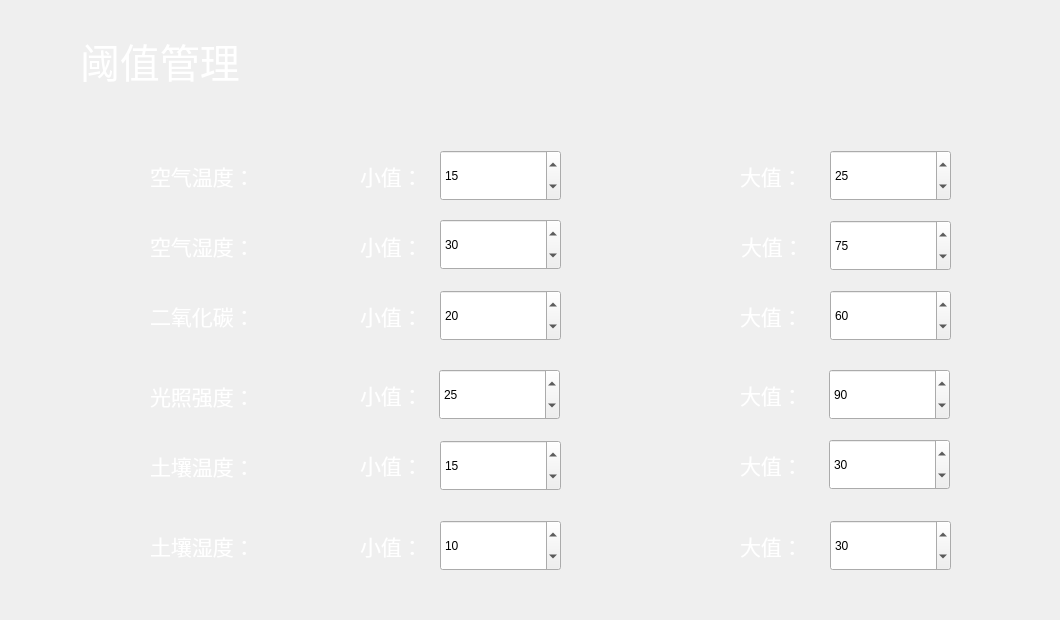
   <widget class="QWidget" name="tab_4">
    <attribute name="title">
     <string>阈值管理</string>
    </attribute>
    <widget class="QLabel" name="label_39">
     <property name="geometry">
      <rect>
       <x>150</x>
       <y>150</y>
       <width>111</width>
       <height>51</height>
      </rect>
     </property>
     <property name="font">
      <font>
       <family>Arial</family>
       <pointsize>16</pointsize>
       <weight>50</weight>
       <italic>false</italic>
       <bold>false</bold>
      </font>
     </property>
     <property name="styleSheet">
      <string notr="true">color: rgb(255, 255, 255);

</string>
     </property>
     <property name="text">
      <string>空气温度：</string>
     </property>
    </widget>
    <widget class="QLabel" name="label_59">
     <property name="geometry">
      <rect>
       <x>360</x>
       <y>520</y>
       <width>71</width>
       <height>51</height>
      </rect>
     </property>
     <property name="font">
      <font>
       <family>Arial</family>
       <pointsize>16</pointsize>
       <weight>50</weight>
       <italic>false</italic>
       <bold>false</bold>
      </font>
     </property>
     <property name="styleSheet">
      <string notr="true">color: rgb(255, 255, 255);</string>
     </property>
     <property name="text">
      <string>小值：</string>
     </property>
    </widget>
    <widget class="QSpinBox" name="spinBox_10">
     <property name="geometry">
      <rect>
       <x>830</x>
       <y>520</y>
       <width>121</width>
       <height>51</height>
      </rect>
     </property>
     <property name="styleSheet">
      <string notr="true">font: 16pt &quot;微软雅黑&quot;;</string>
     </property>
     <property name="singleStep">
      <number>1</number>
     </property>
     <property name="value">
      <number>30</number>
     </property>
    </widget>
    <widget class="QSpinBox" name="spinBox_6">
     <property name="geometry">
      <rect>
       <x>829</x>
       <y>369</y>
       <width>121</width>
       <height>51</height>
      </rect>
     </property>
     <property name="styleSheet">
      <string notr="true">font: 16pt &quot;微软雅黑&quot;;</string>
     </property>
     <property name="singleStep">
      <number>1</number>
     </property>
     <property name="value">
      <number>90</number>
     </property>
    </widget>
    <widget class="QSpinBox" name="spinBox_5">
     <property name="geometry">
      <rect>
       <x>439</x>
       <y>369</y>
       <width>121</width>
       <height>51</height>
      </rect>
     </property>
     <property name="styleSheet">
      <string notr="true">font: 16pt &quot;微软雅黑&quot;;</string>
     </property>
     <property name="singleStep">
      <number>1</number>
     </property>
     <property name="value">
      <number>25</number>
     </property>
    </widget>
    <widget class="QSpinBox" name="spinBox_12">
     <property name="geometry">
      <rect>
       <x>829</x>
       <y>439</y>
       <width>121</width>
       <height>51</height>
      </rect>
     </property>
     <property name="styleSheet">
      <string notr="true">font: 16pt &quot;微软雅黑&quot;;</string>
     </property>
     <property name="value">
      <number>30</number>
     </property>
    </widget>
    <widget class="QLabel" name="label_55">
     <property name="geometry">
      <rect>
       <x>360</x>
       <y>220</y>
       <width>71</width>
       <height>51</height>
      </rect>
     </property>
     <property name="font">
      <font>
       <family>Arial</family>
       <pointsize>16</pointsize>
       <weight>50</weight>
       <italic>false</italic>
       <bold>false</bold>
      </font>
     </property>
     <property name="styleSheet">
      <string notr="true">color: rgb(255, 255, 255);</string>
     </property>
     <property name="text">
      <string>小值：</string>
     </property>
    </widget>
    <widget class="QLabel" name="label_56">
     <property name="geometry">
      <rect>
       <x>360</x>
       <y>290</y>
       <width>71</width>
       <height>51</height>
      </rect>
     </property>
     <property name="font">
      <font>
       <family>Arial</family>
       <pointsize>16</pointsize>
       <weight>50</weight>
       <italic>false</italic>
       <bold>false</bold>
      </font>
     </property>
     <property name="styleSheet">
      <string notr="true">color: rgb(255, 255, 255);</string>
     </property>
     <property name="text">
      <string>小值：</string>
     </property>
    </widget>
    <widget class="QSpinBox" name="spinBox">
     <property name="geometry">
      <rect>
       <x>440</x>
       <y>150</y>
       <width>121</width>
       <height>51</height>
      </rect>
     </property>
     <property name="styleSheet">
      <string notr="true">font: 16pt &quot;微软雅黑&quot;;</string>
     </property>
     <property name="singleStep">
      <number>1</number>
     </property>
     <property name="value">
      <number>15</number>
     </property>
    </widget>
    <widget class="QSpinBox" name="spinBox_7">
     <property name="geometry">
      <rect>
       <x>440</x>
       <y>290</y>
       <width>121</width>
       <height>51</height>
      </rect>
     </property>
     <property name="styleSheet">
      <string notr="true">font: 16pt &quot;微软雅黑&quot;;</string>
     </property>
     <property name="singleStep">
      <number>1</number>
     </property>
     <property name="value">
      <number>20</number>
     </property>
    </widget>
    <widget class="QLabel" name="label_44">
     <property name="geometry">
      <rect>
       <x>150</x>
       <y>520</y>
       <width>111</width>
       <height>51</height>
      </rect>
     </property>
     <property name="font">
      <font>
       <family>Arial</family>
       <pointsize>16</pointsize>
       <weight>50</weight>
       <italic>false</italic>
       <bold>false</bold>
      </font>
     </property>
     <property name="styleSheet">
      <string notr="true">color: rgb(255, 255, 255);</string>
     </property>
     <property name="text">
      <string>土壤湿度：</string>
     </property>
    </widget>
    <widget class="QLabel" name="label_41">
     <property name="geometry">
      <rect>
       <x>150</x>
       <y>370</y>
       <width>111</width>
       <height>51</height>
      </rect>
     </property>
     <property name="font">
      <font>
       <family>Arial</family>
       <pointsize>16</pointsize>
       <weight>50</weight>
       <italic>false</italic>
       <bold>false</bold>
      </font>
     </property>
     <property name="styleSheet">
      <string notr="true">color: rgb(255, 255, 255);</string>
     </property>
     <property name="text">
      <string>光照强度：</string>
     </property>
    </widget>
    <widget class="QLabel" name="label_40">
     <property name="geometry">
      <rect>
       <x>150</x>
       <y>220</y>
       <width>111</width>
       <height>51</height>
      </rect>
     </property>
     <property name="font">
      <font>
       <family>Arial</family>
       <pointsize>16</pointsize>
       <weight>50</weight>
       <italic>false</italic>
       <bold>false</bold>
      </font>
     </property>
     <property name="styleSheet">
      <string notr="true">color: rgb(255, 255, 255);</string>
     </property>
     <property name="text">
      <string>空气湿度：</string>
     </property>
    </widget>
    <widget class="QLabel" name="label_58">
     <property name="geometry">
      <rect>
       <x>360</x>
       <y>439</y>
       <width>71</width>
       <height>51</height>
      </rect>
     </property>
     <property name="font">
      <font>
       <family>Arial</family>
       <pointsize>16</pointsize>
       <weight>50</weight>
       <italic>false</italic>
       <bold>false</bold>
      </font>
     </property>
     <property name="styleSheet">
      <string notr="true">color: rgb(255, 255, 255);</string>
     </property>
     <property name="text">
      <string>小值：</string>
     </property>
    </widget>
    <widget class="QLabel" name="label_43">
     <property name="geometry">
      <rect>
       <x>150</x>
       <y>440</y>
       <width>111</width>
       <height>51</height>
      </rect>
     </property>
     <property name="font">
      <font>
       <family>Arial</family>
       <pointsize>16</pointsize>
       <weight>50</weight>
       <italic>false</italic>
       <bold>false</bold>
      </font>
     </property>
     <property name="styleSheet">
      <string notr="true">color: rgb(255, 255, 255);</string>
     </property>
     <property name="text">
      <string>土壤温度：</string>
     </property>
    </widget>
    <widget class="QLabel" name="label_62">
     <property name="geometry">
      <rect>
       <x>740</x>
       <y>369</y>
       <width>71</width>
       <height>51</height>
      </rect>
     </property>
     <property name="font">
      <font>
       <family>Arial</family>
       <pointsize>16</pointsize>
       <weight>50</weight>
       <italic>false</italic>
       <bold>false</bold>
      </font>
     </property>
     <property name="styleSheet">
      <string notr="true">color: rgb(255, 255, 255);</string>
     </property>
     <property name="text">
      <string>大值：</string>
     </property>
    </widget>
    <widget class="QSpinBox" name="spinBox_8">
     <property name="geometry">
      <rect>
       <x>830</x>
       <y>290</y>
       <width>121</width>
       <height>51</height>
      </rect>
     </property>
     <property name="styleSheet">
      <string notr="true">font: 16pt &quot;微软雅黑&quot;;</string>
     </property>
     <property name="value">
      <number>60</number>
     </property>
    </widget>
    <widget class="QLabel" name="label_42">
     <property name="geometry">
      <rect>
       <x>150</x>
       <y>290</y>
       <width>111</width>
       <height>51</height>
      </rect>
     </property>
     <property name="font">
      <font>
       <family>Arial</family>
       <pointsize>16</pointsize>
       <weight>50</weight>
       <italic>false</italic>
       <bold>false</bold>
      </font>
     </property>
     <property name="styleSheet">
      <string notr="true">color: rgb(255, 255, 255);</string>
     </property>
     <property name="text">
      <string>二氧化碳：</string>
     </property>
    </widget>
    <widget class="QTextBrowser" name="textBrowser_15">
     <property name="geometry">
      <rect>
       <x>110</x>
       <y>120</y>
       <width>941</width>
       <height>491</height>
      </rect>
     </property>
     <property name="styleSheet">
      <string notr="true">background-color: rgba(255, 255, 255,0);</string>
     </property>
    </widget>
    <widget class="QLabel" name="label_63">
     <property name="geometry">
      <rect>
       <x>740</x>
       <y>439</y>
       <width>71</width>
       <height>51</height>
      </rect>
     </property>
     <property name="font">
      <font>
       <family>Arial</family>
       <pointsize>16</pointsize>
       <weight>50</weight>
       <italic>false</italic>
       <bold>false</bold>
      </font>
     </property>
     <property name="styleSheet">
      <string notr="true">color: rgb(255, 255, 255);</string>
     </property>
     <property name="text">
      <string>大值：</string>
     </property>
    </widget>
    <widget class="QLabel" name="label_64">
     <property name="geometry">
      <rect>
       <x>740</x>
       <y>520</y>
       <width>71</width>
       <height>51</height>
      </rect>
     </property>
     <property name="font">
      <font>
       <family>Arial</family>
       <pointsize>16</pointsize>
       <weight>50</weight>
       <italic>false</italic>
       <bold>false</bold>
      </font>
     </property>
     <property name="styleSheet">
      <string notr="true">color: rgb(255, 255, 255);</string>
     </property>
     <property name="text">
      <string>大值：</string>
     </property>
    </widget>
    <widget class="QLabel" name="label_53">
     <property name="geometry">
      <rect>
       <x>360</x>
       <y>150</y>
       <width>71</width>
       <height>51</height>
      </rect>
     </property>
     <property name="font">
      <font>
       <family>Arial</family>
       <pointsize>16</pointsize>
       <weight>50</weight>
       <italic>false</italic>
       <bold>false</bold>
      </font>
     </property>
     <property name="styleSheet">
      <string notr="true">color: rgb(255, 255, 255);</string>
     </property>
     <property name="text">
      <string>小值：</string>
     </property>
    </widget>
    <widget class="QLabel" name="label_54">
     <property name="geometry">
      <rect>
       <x>740</x>
       <y>150</y>
       <width>71</width>
       <height>51</height>
      </rect>
     </property>
     <property name="font">
      <font>
       <family>Arial</family>
       <pointsize>16</pointsize>
       <weight>50</weight>
       <italic>false</italic>
       <bold>false</bold>
      </font>
     </property>
     <property name="styleSheet">
      <string notr="true">color: rgb(255, 255, 255);</string>
     </property>
     <property name="text">
      <string>大值：</string>
     </property>
    </widget>
    <widget class="QLabel" name="label_57">
     <property name="geometry">
      <rect>
       <x>360</x>
       <y>369</y>
       <width>71</width>
       <height>51</height>
      </rect>
     </property>
     <property name="font">
      <font>
       <family>Arial</family>
       <pointsize>16</pointsize>
       <weight>50</weight>
       <italic>false</italic>
       <bold>false</bold>
      </font>
     </property>
     <property name="styleSheet">
      <string notr="true">color: rgb(255, 255, 255);

</string>
     </property>
     <property name="text">
      <string>小值：</string>
     </property>
    </widget>
    <widget class="QLabel" name="label_61">
     <property name="geometry">
      <rect>
       <x>740</x>
       <y>290</y>
       <width>71</width>
       <height>51</height>
      </rect>
     </property>
     <property name="font">
      <font>
       <family>Arial</family>
       <pointsize>16</pointsize>
       <weight>50</weight>
       <italic>false</italic>
       <bold>false</bold>
      </font>
     </property>
     <property name="styleSheet">
      <string notr="true">color: rgb(255, 255, 255);</string>
     </property>
     <property name="text">
      <string>大值：</string>
     </property>
    </widget>
    <widget class="QSpinBox" name="spinBox_3">
     <property name="geometry">
      <rect>
       <x>440</x>
       <y>219</y>
       <width>121</width>
       <height>51</height>
      </rect>
     </property>
     <property name="styleSheet">
      <string notr="true">font: 16pt &quot;微软雅黑&quot;;</string>
     </property>
     <property name="singleStep">
      <number>1</number>
     </property>
     <property name="value">
      <number>30</number>
     </property>
    </widget>
    <widget class="QSpinBox" name="spinBox_9">
     <property name="geometry">
      <rect>
       <x>440</x>
       <y>520</y>
       <width>121</width>
       <height>51</height>
      </rect>
     </property>
     <property name="styleSheet">
      <string notr="true">font: 16pt &quot;微软雅黑&quot;;</string>
     </property>
     <property name="singleStep">
      <number>1</number>
     </property>
     <property name="value">
      <number>10</number>
     </property>
    </widget>
    <widget class="QSpinBox" name="spinBox_2">
     <property name="geometry">
      <rect>
       <x>830</x>
       <y>150</y>
       <width>121</width>
       <height>51</height>
      </rect>
     </property>
     <property name="styleSheet">
      <string notr="true">font: 16pt &quot;微软雅黑&quot;;</string>
     </property>
     <property name="value">
      <number>25</number>
     </property>
    </widget>
    <widget class="QLabel" name="label_60">
     <property name="geometry">
      <rect>
       <x>741</x>
       <y>220</y>
       <width>71</width>
       <height>51</height>
      </rect>
     </property>
     <property name="font">
      <font>
       <family>Arial</family>
       <pointsize>16</pointsize>
       <weight>50</weight>
       <italic>false</italic>
       <bold>false</bold>
      </font>
     </property>
     <property name="styleSheet">
      <string notr="true">color: rgb(255, 255, 255);</string>
     </property>
     <property name="text">
      <string>大值：</string>
     </property>
    </widget>
    <widget class="QSpinBox" name="spinBox_4">
     <property name="geometry">
      <rect>
       <x>830</x>
       <y>220</y>
       <width>121</width>
       <height>51</height>
      </rect>
     </property>
     <property name="styleSheet">
      <string notr="true">font: 16pt &quot;微软雅黑&quot;;</string>
     </property>
     <property name="singleStep">
      <number>1</number>
     </property>
     <property name="value">
      <number>75</number>
     </property>
    </widget>
    <widget class="QSpinBox" name="spinBox_11">
     <property name="geometry">
      <rect>
       <x>440</x>
       <y>440</y>
       <width>121</width>
       <height>51</height>
      </rect>
     </property>
     <property name="styleSheet">
      <string notr="true">font: 16pt &quot;微软雅黑&quot;;</string>
     </property>
     <property name="singleStep">
      <number>1</number>
     </property>
     <property name="value">
      <number>15</number>
     </property>
    </widget>
    <widget class="QLabel" name="label_135">
     <property name="geometry">
      <rect>
       <x>80</x>
       <y>30</y>
       <width>221</width>
       <height>60</height>
      </rect>
     </property>
     <property name="font">
      <font>
       <family>楷体</family>
       <pointsize>30</pointsize>
       <weight>50</weight>
       <bold>false</bold>
      </font>
     </property>
     <property name="styleSheet">
      <string notr="true">color: rgb(255, 255, 255);

</string>
     </property>
     <property name="text">
      <string>阈值管理</string>
     </property>
    </widget>
    <zorder>textBrowser_15</zorder>
    <zorder>label_39</zorder>
    <zorder>label_59</zorder>
    <zorder>spinBox_10</zorder>
    <zorder>spinBox_6</zorder>
    <zorder>spinBox_5</zorder>
    <zorder>spinBox_12</zorder>
    <zorder>label_55</zorder>
    <zorder>label_56</zorder>
    <zorder>spinBox</zorder>
    <zorder>spinBox_7</zorder>
    <zorder>label_44</zorder>
    <zorder>label_41</zorder>
    <zorder>label_40</zorder>
    <zorder>label_58</zorder>
    <zorder>label_43</zorder>
    <zorder>label_62</zorder>
    <zorder>spinBox_8</zorder>
    <zorder>label_42</zorder>
    <zorder>label_63</zorder>
    <zorder>label_64</zorder>
    <zorder>label_53</zorder>
    <zorder>label_54</zorder>
    <zorder>label_57</zorder>
    <zorder>label_61</zorder>
    <zorder>spinBox_3</zorder>
    <zorder>spinBox_9</zorder>
    <zorder>spinBox_2</zorder>
    <zorder>label_60</zorder>
    <zorder>spinBox_4</zorder>
    <zorder>spinBox_11</zorder>
    <zorder>label_135</zorder>
   </widget>
